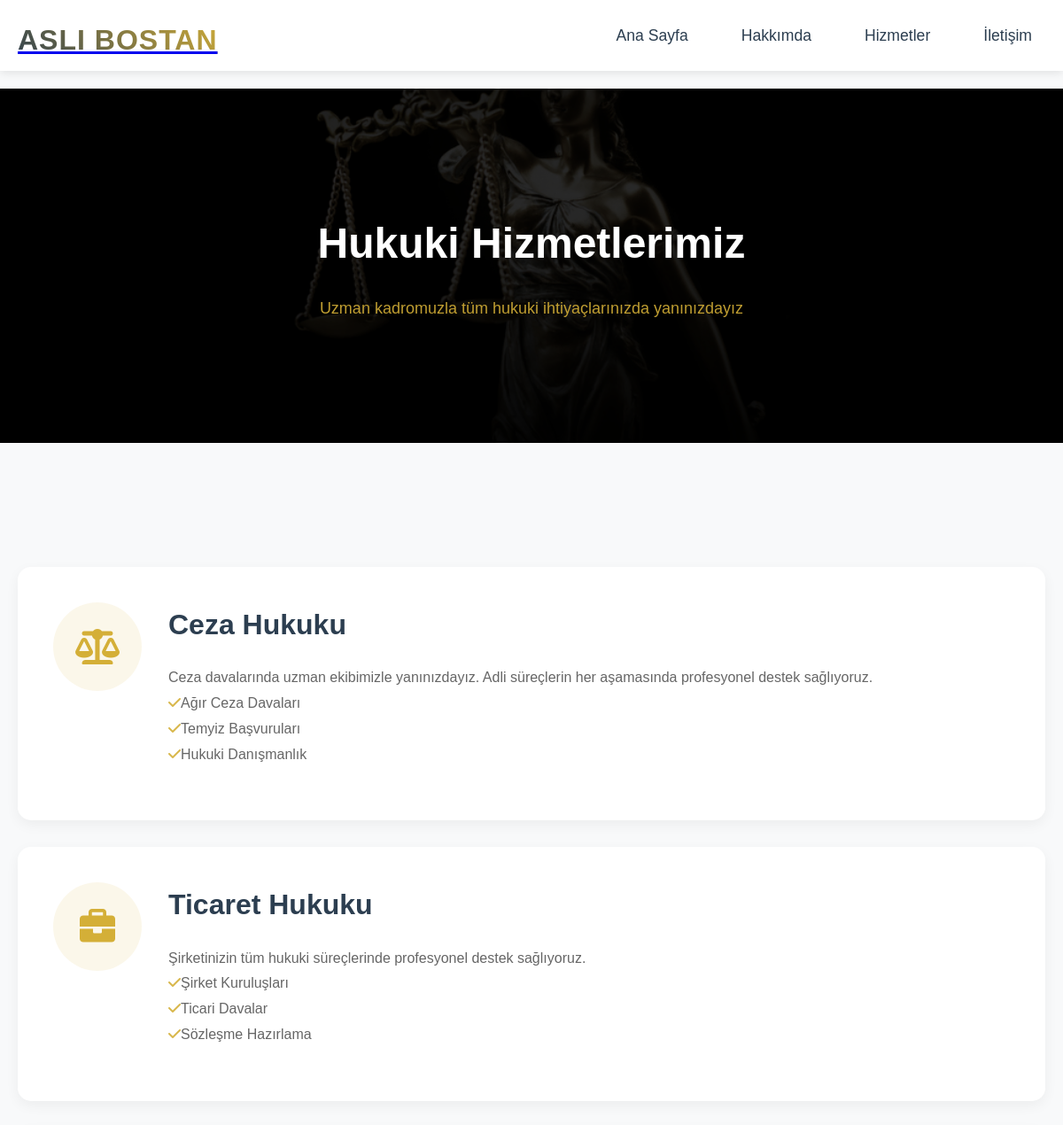
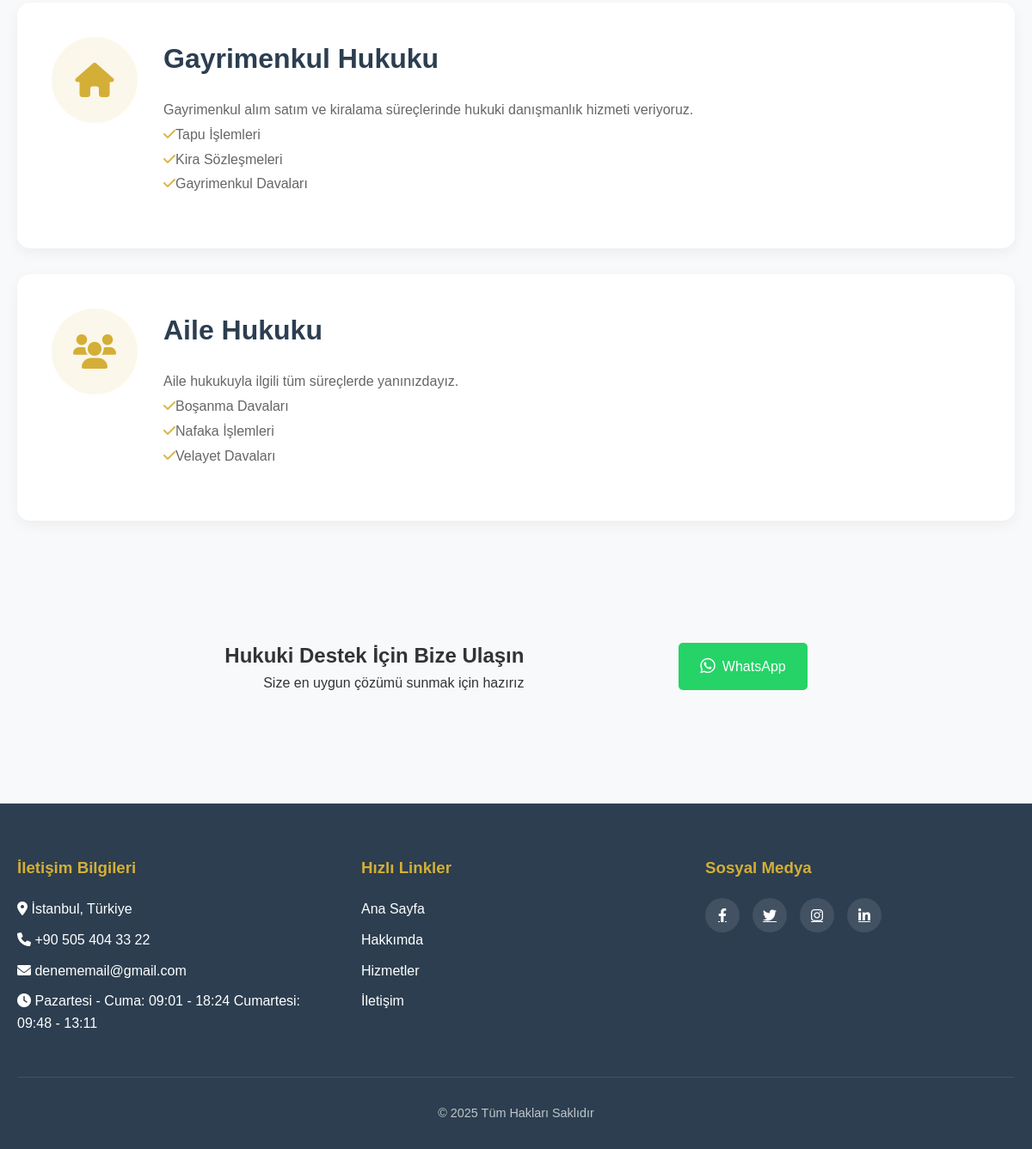
Page /hizmetler.php on the committed database (2 pictures, top to bottom).
### tables this page shows
CREATE TABLE `site_ayarlari` (
  `id` int(11) NOT NULL,
  `site_baslik` varchar(255) NOT NULL,
  `logotype` varchar(255) NOT NULL,
  `avukat_gorsel` varchar(255) DEFAULT NULL,
  `logo` varchar(255) DEFAULT NULL,
  `dava_sayisi` varchar(50) DEFAULT NULL,
  `muvekkil_sayisi` varchar(50) DEFAULT NULL,
  `deneyim_yili` varchar(50) DEFAULT NULL,
  `biyografi` text,
  `egitim` text,
  `uzmanlik` text,
  `email` varchar(255) NOT NULL,
  `telefon` varchar(20) NOT NULL,
  `adres` text NOT NULL,
  `calisma_saatleri` text,
  `maps_code` text,
  `facebook` varchar(255) DEFAULT NULL,
  `twitter` varchar(255) DEFAULT NULL,
  `instagram` varchar(255) DEFAULT NULL,
  `linkedin` varchar(255) DEFAULT NULL,
  `created_at` timestamp NULL DEFAULT CURRENT_TIMESTAMP,
  `whatsapp_telefon` varchar(20) DEFAULT NULL
);

CREATE TABLE `slider` (
  `id` int(11) NOT NULL,
  `baslik` varchar(100) DEFAULT NULL,
  `aciklama` text,
  `resim_url` varchar(255) DEFAULT NULL,
  `sira` int(11) DEFAULT NULL,
  `button_text` varchar(50) DEFAULT NULL,
  `button_link` varchar(255) DEFAULT NULL
);

CREATE TABLE `hizmetler` (
  `id` int(11) NOT NULL,
  `baslik` varchar(255) NOT NULL,
  `aciklama` text NOT NULL,
  `ikon` varchar(100) NOT NULL,
  `created_at` timestamp NOT NULL DEFAULT CURRENT_TIMESTAMP
);

CREATE TABLE `iletisim_bilgileri` (
  `id` int(11) NOT NULL,
  `adres` text,
  `telefon` varchar(50) DEFAULT NULL,
  `email` varchar(100) DEFAULT NULL,
  `calismaSaatleri` text,
  `maps_code` text
);

### hizmetler.php (the view, shortened to what this page needs)
<?php
include 'includes/config.php';
include 'includes/header.php';
$site_ayarlari = $db->query("SELECT * FROM site_ayarlari WHERE id = 1")->fetch();
$slider = $db->query("SELECT * FROM slider ORDER BY sira ASC LIMIT 1")->fetch();
$heroImage = 'uploads/slider/'.$slider['resim_url'];
?>
<!DOCTYPE html>
<html lang="tr">
<head>
    <link rel="stylesheet" href="css/style.css">
    <link rel="stylesheet" href="css/services.css">
    <link rel="stylesheet" href="https://cdnjs.cloudflare.com/ajax/libs/font-awesome/6.0.0/css/all.min.css">
</head>
<body>
    <main class="services-page">
        <section class="page-hero" style="background-image: url('<?php echo $heroImage; ?>')">
            <div class="hero-overlay"></div>
            <div class="hero-content">
                <h1>Hukuki Hizmetlerimiz</h1>
                <p class="subtitle" style="color: #d4af37;">Uzman kadromuzla tüm hukuki ihtiyaçlarınızda yanınızdayız</p>
            </div>
        </section>
        <section class="services-list">
            <div class="container">
                <?php
                $hizmetler = $db->query("SELECT * FROM hizmetler ORDER BY id ASC");
                while($hizmet = $hizmetler->fetch()) {
                    echo '<div class="service-item">
                        <div class="service-icon">
                            <i class="fas '.$hizmet['ikon'].'"></i>
                        </div>
                        <div class="service-content">
                            <h2>'.$hizmet['baslik'].'</h2>
                            <p>'.$hizmet['aciklama'].'</p>
                        </div>
                    </div>';
                }
                ?>
            </div>
        </section>
        <section class="contact-cta">
            <div class="container">
                <div class="cta-content">
                    <div class="cta-text">
                        <h2>Hukuki Destek İçin Bize Ulaşın</h2>
                        <p>Size en uygun çözümü sunmak için hazırız</p>
                    </div>
                    <div class="cta-buttons">
                        <?php if(!empty($site_ayarlari['whatsapp_telefon']) && $site_ayarlari['whatsapp_telefon'] != ''): ?>
                            <a href="https://wa.me/<?php echo $site_ayarlari['whatsapp_telefon']; ?>" class="btn-whatsapp" target="_blank">
                                <i class="fab fa-whatsapp"></i> WhatsApp
                            </a>
                        <?php endif; ?>
                    </div>
                </div>
            </div>
        </section>
    </main>
    <?php include 'includes/footer.php'; ?>
</body>
</html>

### includes/header.php (shortened to what this page needs)
<!DOCTYPE html>
<html lang="tr">
<head>
    <link rel="stylesheet" href="css/style.css">
    <link rel="stylesheet" href="https://cdnjs.cloudflare.com/ajax/libs/font-awesome/6.0.0/css/all.min.css">
</head>
<body>
    <?php
    $site_ayarlari = $db->query("SELECT site_baslik, logo, logotype FROM site_ayarlari WHERE id = 1")->fetch();
    ?>
    <header class="main-header">
        <div class="container">
            <nav class="navbar">
                <div class="logo">
                    <a href="index.php">
                        <?php if (!empty($site_ayarlari['logo'])): ?>
                            <img src="uploads/<?php echo $site_ayarlari['logo']; ?>" alt="<?php echo $site_ayarlari['site_baslik']; ?>">
                        <?php else: ?>
                            <div class="logotype"><?php echo $site_ayarlari['logotype']; ?></div>
                        <?php endif; ?>
                    </a>
                </div>
                <ul class="nav-menu" id="navMenu">
                    <li><a href="index.php" class="nav-link">Ana Sayfa</a></li>
                    <li><a href="hakkimda.php" class="nav-link">Hakkımda</a></li>
                    <li><a href="hizmetler.php" class="nav-link">Hizmetler</a></li>
                    <li><a href="iletisim.php" class="nav-link">İletişim</a></li>
                </ul>
            </nav>
        </div>
    </header>

### includes/footer.php (shortened to what this page needs)
<footer>
    <div class="container">
        <div class="footer-grid">
            <div class="footer-section">
                <h3>İletişim Bilgileri</h3>
                <?php
                $iletisim = $db->query("SELECT * FROM iletisim_bilgileri WHERE id = 1")->fetch();
                ?>
                <ul class="footer-links">
                    <li>
                        <i class="fas fa-map-marker-alt"></i>
                        <span><?php echo htmlspecialchars($iletisim['adres'], ENT_QUOTES, 'UTF-8'); ?></span>
                    </li>
                    <li>
                        <i class="fas fa-phone"></i>
                        <span><?php echo htmlspecialchars($iletisim['telefon'], ENT_QUOTES, 'UTF-8'); ?></span>
                    </li>
                    <li>
                        <i class="fas fa-envelope"></i>
                        <span><?php echo htmlspecialchars($iletisim['email'], ENT_QUOTES, 'UTF-8'); ?></span>
                    </li>
                    <li>
                        <i class="fas fa-clock"></i>
                        <span><?php echo htmlspecialchars($iletisim['calismaSaatleri'], ENT_QUOTES, 'UTF-8'); ?></span>
                    </li>
                </ul>
            </div>
            <div class="footer-section">
                <h3>Hızlı Linkler</h3>
                <ul class="footer-links">
                    <li><a href="index.php">Ana Sayfa</a></li>
                    <li><a href="hakkimda.php">Hakkımda</a></li>
                    <li><a href="hizmetler.php">Hizmetler</a></li>
                    <li><a href="iletisim.php">İletişim</a></li>
                </ul>
            </div>
            <div class="footer-section">
                <h3>Sosyal Medya</h3>
                <div class="social-links">
                    <a href="#" target="_blank"><i class="fab fa-facebook-f"></i></a>
                    <a href="#" target="_blank"><i class="fab fa-twitter"></i></a>
                    <a href="#" target="_blank"><i class="fab fa-instagram"></i></a>
                    <a href="#" target="_blank"><i class="fab fa-linkedin-in"></i></a>
                </div>
            </div>
        </div>
        <div class="copyright">
            <p>&copy; <?php echo date('Y'); ?> Tüm Hakları Saklıdır</p>
        </div>
    </div>
</footer>
</body>
</html>

### css/style.css (style rules this page uses)
:root { --primary-color: #2c3e50; --secondary-color: #D4AF37; --text-color: #333333; --light-text: #666666; --white: #ffffff; --gray-bg: #f8f9fa; --transition: all 0.3s ease; }
* { margin: 0; padding: 0; box-sizing: border-box; }
body { font-family: 'Poppins', sans-serif; line-height: 1.6; color: var(--text-color); }
.container { max-width: 1200px; margin: 0 auto; padding: 0 20px; }
.main-header { position: fixed; top: 0; left: 0; width: 100%; background: rgba(255, 255, 255, 0.95); box-shadow: 0 2px 10px rgba(0,0,0,0.1); z-index: 1000; backdrop-filter: blur(10px); }
.navbar { display: flex; justify-content: space-between; align-items: center; height: 80px; }
.logo { height: 60px; }
.logo .logotype { font-size: 32px; font-weight: bold; padding: 10px 0; }
.nav-menu { display: flex; gap: 30px; list-style: none; }
.nav-link { color: #2c3e50; text-decoration: none; font-size: 1.1rem; font-weight: 500; padding: 8px 15px; border-radius: 5px; transition: all 0.3s ease; position: relative; }
.nav-link::after { content: ''; position: absolute; bottom: 0; left: 50%; width: 0; height: 2px; background: #D4AF37; transition: all 0.3s ease; transform: translateX(-50%); }
.service-icon { width: 70px; height: 70px; background: rgba(212, 175, 55, 0.1); border-radius: 50%; display: flex; align-items: center; justify-content: center; margin: 0 auto 20px; }
.service-icon i { font-size: 30px; color: var(--secondary-color); }
footer { background: var(--primary-color); color: var(--white); padding: 60px 0 30px; }
.footer-grid { display: grid; grid-template-columns: repeat(auto-fit, minmax(250px, 1fr)); gap: 40px; margin-bottom: 40px; }
.footer-section h3 { color: var(--secondary-color); margin-bottom: 20px; }
.footer-links { list-style: none; }
.footer-links li { margin-bottom: 10px; }
.footer-links a { color: var(--white); text-decoration: none; transition: var(--transition); }
.social-links { display: flex; gap: 15px; margin-top: 20px; }
.social-links a { width: 40px; height: 40px; background: rgba(255,255,255,0.1); border-radius: 50%; display: flex; align-items: center; justify-content: center; color: var(--white); transition: var(--transition); }
.copyright { text-align: center; padding-top: 30px; border-top: 1px solid rgba(255,255,255,0.1); font-size: 0.9rem; color: rgba(255,255,255,0.7); }
.services-page { padding: 100px 0; background: var(--gray-bg); }
.hero-overlay { position: absolute; top: 0; left: 0; width: 100%; height: 100%; background: rgba(0, 0, 0, 0.6); }
.logotype { font-size: 24px; font-weight: 700; color: #2c3e50; letter-spacing: 1px; text-transform: uppercase; background: linear-gradient(45deg, #2c3e50, #D4AF37); -webkit-background-clip: text; -webkit-text-fill-color: transparent; transition: all 0.3s ease; }

### css/services.css (style rules this page uses)
.services-page { margin-top: 0; }
.service-item { background: var(--white); border-radius: 15px; padding: 40px; margin-bottom: 30px; display: grid; grid-template-columns: 100px 1fr; gap: 30px; box-shadow: 0 5px 15px rgba(0,0,0,0.05); transition: var(--transition); }
.service-icon { width: 100px; height: 100px; background: rgba(212, 175, 55, 0.1); border-radius: 50%; display: flex; align-items: center; justify-content: center; }
.service-icon i { font-size: 40px; color: var(--secondary-color); }
.service-content h2 { color: var(--primary-color); font-size: 2rem; margin-bottom: 20px; }
.service-content p { color: var(--light-text); margin-bottom: 20px; line-height: 1.8; }
.service-item { opacity: 0; transform: translateY(20px); animation: fadeInUp 0.8s ease forwards; }
.service-item:nth-child(1) { animation-delay: 0.2s; }
.service-item:nth-child(2) { animation-delay: 0.4s; }
.service-item:nth-child(3) { animation-delay: 0.6s; }
.service-item:nth-child(4) { animation-delay: 0.8s; }
.cta-content { display: flex; align-items: center; justify-content: center; padding: 8px; max-width: 700px; margin: 0 auto; gap: 10px; }
.cta-text { text-align: right; }
.cta-text h2 { margin: 0; font-size: 1.5rem; }
.cta-text p { margin: 0; font-size: 1rem; }
.cta-buttons { display: flex; gap: 5px; }
.contact-cta { background: var(--gray-bg); padding: 20px 0; }
.btn-whatsapp { background: #25d366; color: white; padding: 12px 25px; border-radius: 5px; text-decoration: none; display: inline-flex; align-items: center; gap: 8px; transition: all 0.3s ease; }
.btn-whatsapp i { font-size: 20px; }

### rows in the picture
site_ayarlari: logotype "ASLI BOSTAN"
slider: resim_url (picture)
hizmetler: baslik "Ceza Hukuku", aciklama "Ceza davalarında uzman ekibimizle yanınızdayız. Adli süreçlerin her aşamasında profesyonel destek sağlıyoruz. Ağır Ceza Davaları Temyiz Başvuruları Hukuki Danışmanlık"
hizmetler: baslik "Ticaret Hukuku", aciklama "Şirketinizin tüm hukuki süreçlerinde profesyonel destek sağlıyoruz. Şirket Kuruluşları Ticari Davalar Sözleşme Hazırlama"
hizmetler: baslik "Gayrimenkul Hukuku", aciklama "Gayrimenkul alım satım ve kiralama süreçlerinde hukuki danışmanlık hizmeti veriyoruz. Tapu İşlemleri Kira Sözleşmeleri Gayrimenkul Davaları"
hizmetler: baslik "Aile Hukuku", aciklama "Aile hukukuyla ilgili tüm süreçlerde yanınızdayız. Boşanma Davaları Nafaka İşlemleri Velayet Davaları"
iletisim_bilgileri: adres "İstanbul, Türkiye", telefon "+90 505 404 33 22", email "denememail@gmail.com", calismaSaatleri "Pazartesi - Cuma: 09:01 - 18:24 Cumartesi: 09:48 - 13:11"
